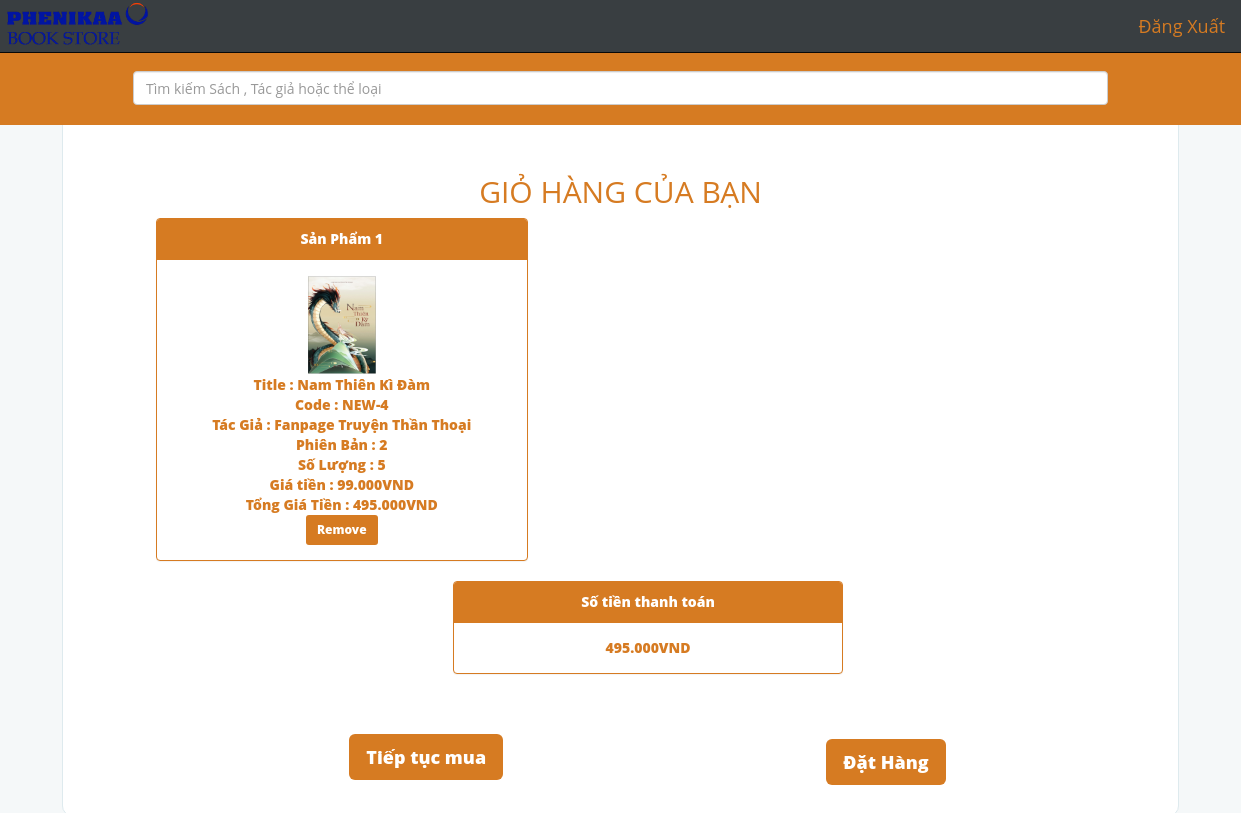
/cart.php (signed in), run on the app's committed database.
### tables this page shows
CREATE TABLE IF NOT EXISTS `cart` (
  `Customer` varchar(40) NOT NULL DEFAULT '',
  `Product` varchar(40) NOT NULL DEFAULT '',
  `Quantity` int(5) NOT NULL,
  PRIMARY KEY (`Customer`,`Product`),
  KEY `Product` (`Product`)
);

CREATE TABLE IF NOT EXISTS `products` (
  

  `PID` varchar(25) NOT NULL,
  `Title` varchar(255) NOT NULL,
  `Author` varchar(255) NOT NULL,
  `MRP` float NOT NULL,
  `Price` float NOT NULL,
  `Discount` int(11) DEFAULT NULL,
  `Available` int(11) NOT NULL,
  `Publisher` varchar(255) DEFAULT NULL,
  `Edition` varchar(20) DEFAULT NULL,
  `Category` varchar(255) DEFAULT NULL,
  `Description` text,
  `Language` varchar(255) DEFAULT NULL,
  `page` int(5) DEFAULT NULL,
  `weight` int(4) DEFAULT '500',
  PRIMARY KEY (`PID`)
);

### cart.php (the view, shortened to what this page needs)
<?php
	include "dbconnect.php";
         $customer=$_SESSION['user'];
?>
<!DOCTYPE html>
<html lang="en">
<head>
    <link href="css/bootstrap.min.css" rel="stylesheet">
    <link href="css/my.css" rel="stylesheet">
</head>
<body>
  <nav class="navbar navbar-default navbar-fixed-top navbar-inverse">
    <div class="container-fluid">
        <div class="navbar-header">
          	<a class="navbar-brand" href="index.php" style="padding: 1px;"><img class="img-responsive" alt="Brand" src="img/logo2.png"  style="width: 147px;margin: 0px;"></a>
        </div>
        <div class="collapse navbar-collapse" id="bs-example-navbar-collapse-1">
        <ul class="nav navbar-nav navbar-right">
	        <?php
	        if(!isset($_SESSION['user']))
	          {
	            echo'
	            <li>
	                <button type="button" id="login_button" class="btn btn-lg" data-toggle="modal" data-target="#login">Login</button>
	                  <div id="login" class="modal fade" role="dialog">
	                    <div class="modal-dialog">
	                        <div class="modal-content">
	                            <div class="modal-header">
	                                <button type="button" class="close" data-dismiss="modal">&times;</button>
	                                <h4 class="modal-title text-center">Login Form</h4>
	                            </div>
	                            <div class="modal-body">
	                              <ul >
	                                <li>
	                                  <div class="row">
	                                      <div class="col-md-12 text-center">
	                                          <form class="form" role="form" method="post" action="index.php" accept-charset="UTF-8">
	                                              <div class="form-group">
	                                                  <label class="sr-only" for="username">Username</label>
	                                                  <input type="text" name="login_username" class="form-control" placeholder="Username" required>
	                                              </div>
	                                              <div class="form-group">
	                                                  <label class="sr-only" for="password">Password</label>
	                                                  <input type="password" name="login_password" class="form-control"  placeholder="Password" required>
	                                                  <div class="help-block text-right">
	                                                      <a href="#">Forget the password ?</a>
	                                                  </div>
	                                              </div>
	                                              <div class="form-group">
	                                                  <button type="submit" name="submit" value="login" class="btn btn-block">
	                                                      Sign in
	                                                  </button>
	                                              </div>
	                                          </form>
	                                      </div>
	                                  </div>
	                                </li>
	                              </ul>
	                            </div>
	                            <div class="modal-footer">
	                                <button type="button" class="btn btn-default" data-dismiss="modal">Close</button>
	                            </div>
	                        </div>
	                    </div>
	                  </div>
	            </li>
	            <li>
	              <button type="button" id="register_button" class="btn btn-lg" data-toggle="modal" data-target="#register">Sign Up</button>
	                <div id="register" class="modal fade" role="dialog">
	                  <div class="modal-dialog">
	                      <div class="modal-content">
	                          <div class="modal-header">
	                              <button type="button" class="close" data-dismiss="modal">&times;</button>
	                              <h4 class="modal-title text-center">Member Registration Form</h4>
	                          </div>
	                          <div class="modal-body">
	                            <ul >
	                              <li>
	                                <div class="row">
	                                    <div class="col-md-12 text-center">
	                                        <form class="form" role="form" method="post" action="index.php" accept-charset="UTF-8">
	                                            <div class="form-group">
	                                                <label class="sr-only" for="username">Username</label>
	                                                <input type="text" name="register_username" class="form-control" placeholder="Username" required>
	                                            </div>
	                                            <div class="form-group">
	                                                <label class="sr-only" for="password">Password</label>
	                                                <input type="password" name="register_password" class="form-control"  placeholder="Password" required>
	                                            </div>
	                                            <div class="form-group">
	                                                <button type="submit" name="submit" value="register" class="btn btn-block">
	                                                    Sign Up
	                                                </button>
	                                            </div>
	                                        </form>
	                                    </div>
	                                </div>
	                              </li>
	                            </ul>
	                          </div>
	                          <div class="modal-footer">
	                              <button type="button" class="btn btn-default" data-dismiss="modal">Close</button>
	                          </div>
	                      </div>
	                  </div>
	                </div>
	            </li>';
	          }
	        else
	            echo' <li> <a href="destroy.php" class="btn btn-lg"> Đăng Xuất </a> </li>';
	        ?>
        </ul>
        </div>
    </div>
  </nav>
  <div id="top" >
      <div id="searchbox" class="container-fluid" style="width:112%;margin-left:-6%;margin-right:-6%;">
          <div>
              <form role="search" method="POST" action="Result.php">
                  <input type="text" class="form-control" name="keyword" style="width:80%;margin:20px 10% 20px 10%;" placeholder="Tìm kiếm Sách , Tác giả hoặc thể loại">
              </form>
          </div>
      </div>
	<?php
echo '<div class="container-fluid" id="cart">
      <div class="row">
          <div class="col-xs-12 text-center" id="heading">
                 <h2 style="color:#D67B22;text-transform:uppercase;">  Giỏ hàng của bạn </h2>
           </div>
        </div>';
	if(isset($_SESSION['user']))
	    {
              	$query="SELECT PID,Title,Author,Edition,Quantity,Price FROM cart INNER JOIN products ON cart.Product=products.PID
              	        WHERE Customer='$customer'";
	        $result=mysqli_query($con,$query);
                $total=0;
                if(mysqli_num_rows($result)>0)
                {    $i=1;
                     $j=0;
                     while($row = mysqli_fetch_assoc($result))
                     {       $path = "img/books/".$row['PID'].".jpg";
                             $Stotal = $row['Quantity'] * $row['Price'];
                             if($i % 2 == 1)  $offset= 1;
                             if($j%2==0)
                                 echo '<div class="row">';
                                 echo '
                                      <div class="panel col-xs-12 col-sm-4 col-sm-offset-'.$offset.' col-md-4 col-md-offset-'.$offset.' col-lg-4 col-lg-offset-'.$offset.' text-center" style="color:#D67B22;font-weight:800;">
                                          <div class="panel-heading">Sản Phẩm  '. $i .'
                                          </div>
                                          <div class="panel-body">
			                                                <img class="image-responsive block-center" src="'.$path.'" style="height :100px;"> <br>
           							                                               Title : '.$row['Title'].'  <br>
                                                                        Code : '.$row['PID'].'     <br>
                                                      									Tác Giả : '.$row['Author'].' <br>
                                                      									Phiên Bản : '.$row['Edition'].' <br>
                                                      									Số Lượng : '.$row['Quantity'].' <br>
                                                      									Giá tiền : '.number_format($row['Price'],3).'VND <br>
                                                      									Tổng Giá Tiền : '.number_format($Stotal,3).'VND <br>
                                                                       <a href="cart.php?remove='.$row['PID'].'" class="btn btn-sm"
                                                                          style="background:#D67B22;color:white;font-weight:800;">
                                                                          Remove
                                                                        </a>
                                        </div>
                                    </div>';
                               $total=$total + $Stotal;
                               $i++;
                               $j++;
                     }
                    echo '<div class="container">
                              <div class="row">
                                 <div class="panel col-xs-8 col-xs-offset-2 col-sm-4 col-sm-offset-4 col-md-4 col-md-offset-4 col-lg-4 col-lg-offset-4 text-center" style="color:#D67B22;font-weight:800;">
                                     <div class="panel-heading">Số tiền thanh toán
                                     </div>
                                      <div class="panel-body">'.number_format($total,3).'VND
                                     </div>
                                 </div>
                               </div>
                          </div>
                         ';
                     echo '<br> <br>';
                     echo '<div class="row">
                             <div class="col-xs-8 col-xs-offset-2  col-sm-4 col-sm-offset-2 col-md-4 col-md-offset-3 col-lg-4 col-lg-offset-3">
                                  <a href="index.php" class="btn btn-lg" style="background:#D67B22;color:white;font-weight:800;">Tiếp tục mua</a>
                             </div>
                             <div class="col-xs-6 col-xs-offset-3 col-sm-4 col-sm-offset-2 col-md-4 col-md-offset-1 col-lg-4 ">
                                  <a href="cart.php?place=true" class="btn btn-lg" style="background:#D67B22;color:white;font-weight:800;margin-top:5px;">Đặt Hàng  </a>
                             </div>
                           </div>
                           ';
                     }
	    }
	else
	    {
	          echo "login to continue";
	    }
        echo '</div>';
	?>
</body>
<html>

### css/my.css (style rules this page uses)
body { margin-top:50px;margin-left:5%;margin-right:5%;font-family:"Open sans";background: #F5F8F9;overflow-x:hidden; }
.navbar { background:#393E41;display:inline-block;z-index:100;color:#000; }
.navbar li a { color:#D67B22!important; }
#top { border:1px solid #DEEAEE;background:#fff;border-radius:10px; }
#searchbox { background:#D67B22;overflow:hidden; }

### cart.php (style rules this page uses)
#cart { margin-top:30px;margin-bottom:30px; }
.panel { border:1px solid #D67B22;padding-left:0px;padding-right:0px; }
.panel-heading { background:#D67B22 !important;color:white !important; }

### data on the page
cart: products.PID (picture), products.Title "Nam Thiên Kì Đàm", products.PID "NEW-4", products.Author "Fanpage Truyện Thần Thoại", products.Edition "2", Quantity "5", products.Price "99.000", Quantity.Price "495.000"

### other printed values
$total "495.000"
